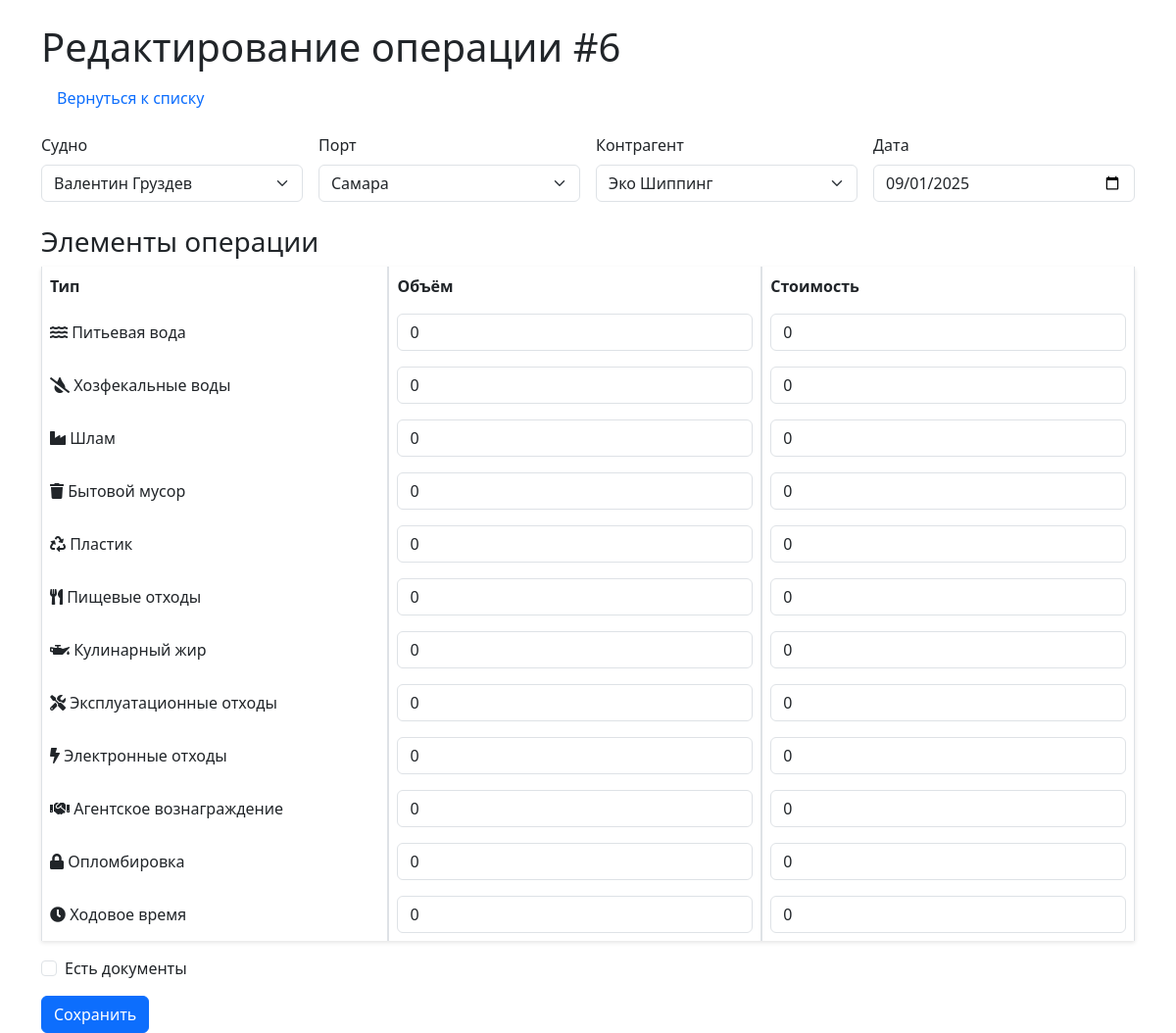
Before: /edit/6 with the older database file.
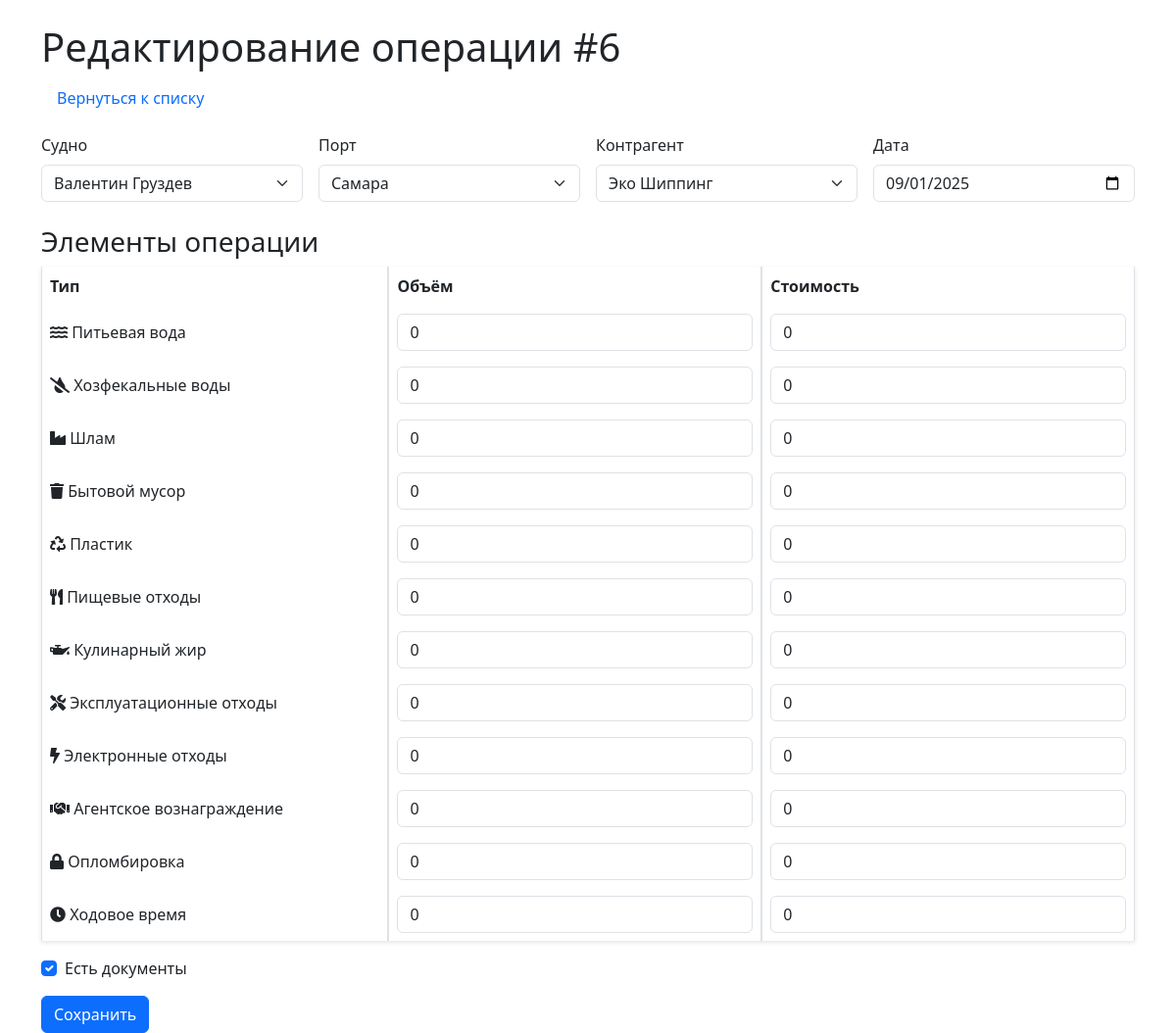
After: the same page with the newer database file.
### models/schemas.py (models this page shows)
class Operation(Base):
    __tablename__ = "operations"
    id = Column(Integer, primary_key=True, index=True)
    ship_id = Column(Integer, ForeignKey("ships.id"))
    port_id = Column(Integer, ForeignKey("ports.id"))
    contractor_id = Column(Integer, ForeignKey("contractors.id"))
    date = Column(Date)
    has_documents = Column(Boolean, default=False)
    document_path = Column(String, nullable=True)
    ship = relationship("Ship")
    port = relationship("Port")
    contractor = relationship("Contractor")
    items = relationship("OperationItem", back_populates="operation", cascade="all, delete-orphan")

class Ship(Base):
    __tablename__ = "ships"
    id = Column(Integer, primary_key=True, index=True)
    name = Column(String, unique=True, index=True)

class Port(Base):
    __tablename__ = "ports"
    id = Column(Integer, primary_key=True, index=True)
    name = Column(String, unique=True, index=True)

class Contractor(Base):
    __tablename__ = "contractors"
    id = Column(Integer, primary_key=True, index=True)
    name = Column(String, unique=True, index=True)

### routers/operations.py (the view)
@router.get("/edit/{operation_id}", response_class=HTMLResponse)
async def edit_form(operation_id: int, request: Request, db: Session = Depends(get_db)):
    operation = db.query(Operation).filter(Operation.id == operation_id).first()
    if not operation:
        raise HTTPException(status_code=404, detail="Операция не найдена")
    ships = db.query(Ship).all()
    ports = db.query(Port).all()
    contractors = db.query(Contractor).all()
    items = db.query(Item).all()
    items_dict = [{"id": item.id, "name": item.name} for item in items]
    today = date.today().isoformat()  # Формат YYYY-MM-DD
    item_assocs = [
        {"item_id": op.item_id, "name": op.item.name, "volume": op.volume, "cost": op.cost}
        for op in operation.items
    ]
    return templates.TemplateResponse("edit.html", {
        "request": request,
        "operation": operation,
        "ships": ships,
        "ports": ports,
        "contractors": contractors,
        "items": items_dict,
        "today": today,
        "item_assocs": item_assocs
    })

### templates/edit.html (shortened to what the changed rows need)
<!DOCTYPE html>
<html lang="ru">
<head>
    <link href="/static/css/styles.css" rel="stylesheet">
    <link href="https://cdn.jsdelivr.net/npm/bootstrap@5.3.0/dist/css/bootstrap.min.css" rel="stylesheet">
    <link href="https://cdnjs.cloudflare.com/ajax/libs/font-awesome/5.15.4/css/all.min.css" rel="stylesheet">
</head>
<body>
    <div class="container mt-4">
        <h1>Редактирование операции #{{ operation.id }}</h1>
        <nav class="nav mb-3">
            <a class="nav-link" href="/">Вернуться к списку</a>
        </nav>
        <form method="post" enctype="multipart/form-data">
            <div class="row g-3">
                <div class="col-md-3">
                    <label for="ship_id" class="form-label">Судно</label>
                    <select class="form-select" id="ship_id" name="ship_id" required>
                        {% for ship in ships %}
                        <option value="{{ ship.id }}" {% if ship.id == operation.ship_id %}selected{% endif %}>{{ ship.name }}</option>
                        {% endfor %}
                    </select>
                </div>
                <div class="col-md-3">
                    <label for="port_id" class="form-label">Порт</label>
                    <select class="form-select" id="port_id" name="port_id" required>
                        {% for port in ports %}
                        <option value="{{ port.id }}" {% if port.id == operation.port_id %}selected{% endif %}>{{ port.name }}</option>
                        {% endfor %}
                    </select>
                </div>
                <div class="col-md-3">
                    <label for="contractor_id" class="form-label">Контрагент</label>
                    <select class="form-select" id="contractor_id" name="contractor_id" required>
                        {% for contractor in contractors %}
                        <option value="{{ contractor.id }}" {% if contractor.id == operation.contractor_id %}selected{% endif %}>{{ contractor.name }}</option>
                        {% endfor %}
                    </select>
                </div>
                <div class="col-md-3">
                    <label for="date" class="form-label">Дата</label>
                    <input type="date" class="form-control" id="date" name="date" value="{{ operation.date }}" required>
                </div>
            </div>
            <h3 class="mt-4">Элементы операции</h3>
            <table class="table table-bordered">
                <thead>
                    <tr>
                        <th>Тип</th>
                        <th>Объём</th>
                        <th>Стоимость</th>
                    </tr>
                </thead>
            </table>
            <div class="mb-3 form-check">
                <input type="checkbox" class="form-check-input" id="has_documents" name="has_documents" {% if operation.has_documents %}checked{% endif %}>
                <label for="has_documents" class="form-check-label">Есть документы</label>
            </div>
            <button type="submit" class="btn btn-primary">Сохранить</button>
        </form>
    </div>
</body>
</html>

Changed rows visible on the page:
changed Operation "Валентин Груздев": has_documents "☐" → "☑"
